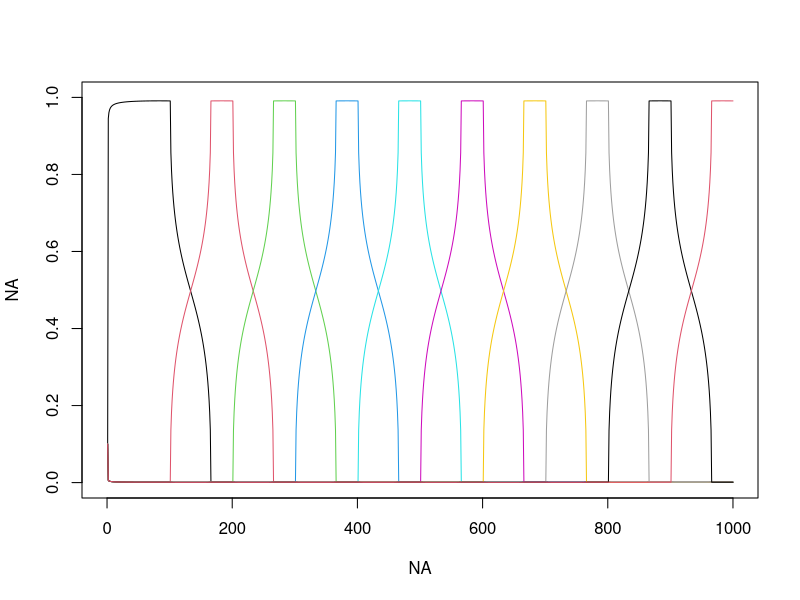
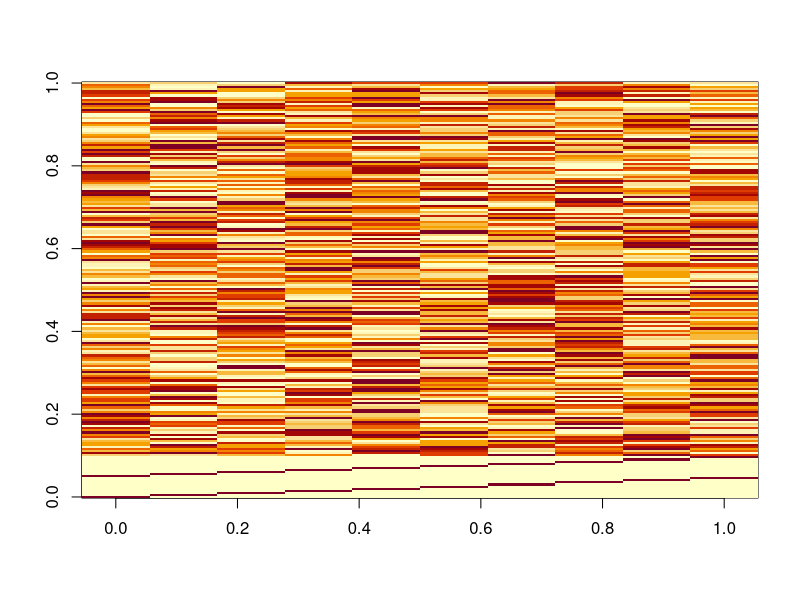
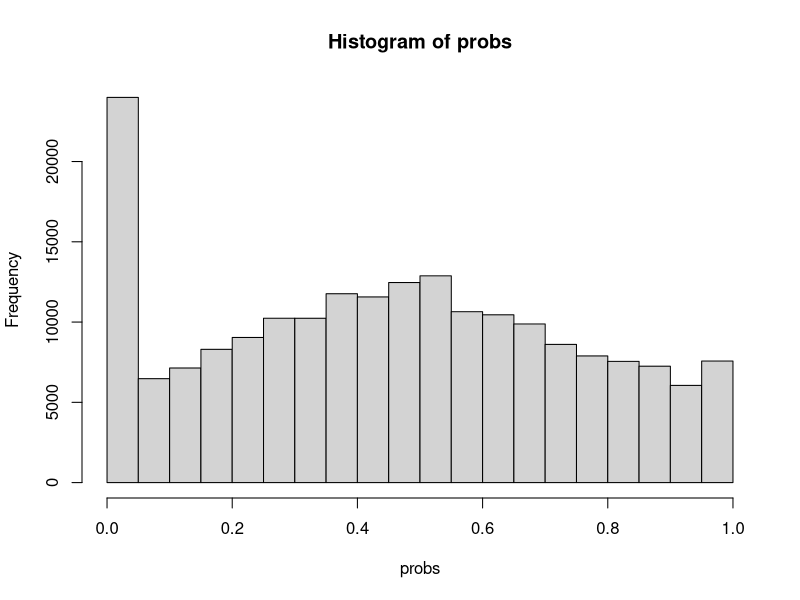
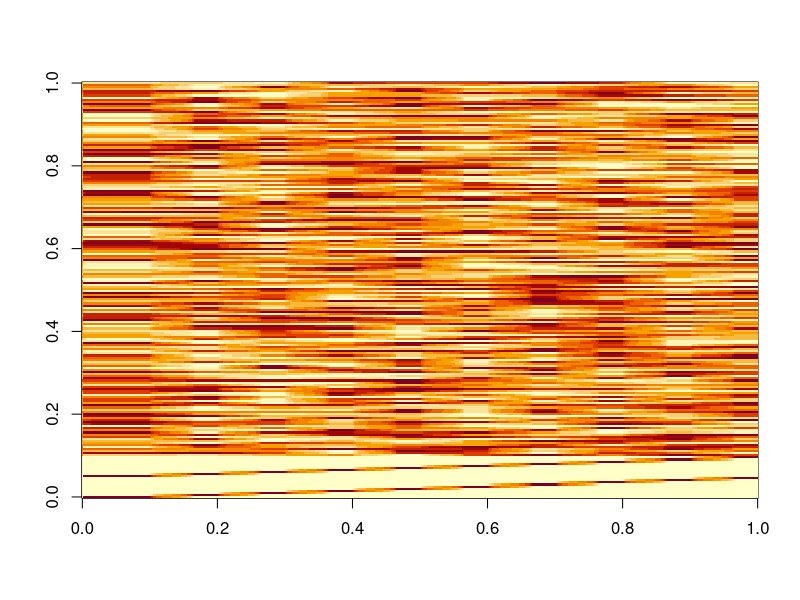

The R script that drew these images, in order: (Note: this script raises an error after producing the figures.)
rm(list=ls(all=TRUE))
set.seed(5)

nloc=1000
nobs=3
nspp=200
y=matrix(NA,nloc,nspp)

loc.id=rep(1:nloc,each=nobs)
ncommun=10

#generate thetas
base=floor(nloc/(ncommun-4))

x=seq(from=-1,to=1,length.out=base)
y=sqrt(1-(x^2))*0.1
min1=0.0001
y[y<min1]=min1
# plot(x,y)

init=floor(nloc/ncommun)
seq1=c(seq(from=1,to=nloc,by=init),nloc)

theta=matrix(min1,nloc,ncommun)
for (i in 1:ncommun){
  seq2=seq1[i]:(seq1[i]+base-1)
  seq3=seq2[seq2<=nloc]
  theta[seq3,i]=y[1:length(seq3)]
}
theta=theta/matrix(apply(theta,1,sum),nloc,ncommun)
theta.true=theta

plot(NA,NA,xlim=c(0,nloc),ylim=c(0,1))
for (i in 1:ncommun) lines(1:nloc,theta[,i],col=i)

#generate phi's
phi=matrix(rbeta(ncommun*nspp,0.8,0.8),ncommun,nspp)
phi[,1:(ncommun*2)]=cbind(diag(1,ncommun),diag(1,ncommun)) #at least 2 species that are unique to each community
phi.true=phi
apply(phi>0.8,1,sum)
table(apply(phi>0.8,2,sum))

image(phi)

#generate data
probs=theta%*%phi
cond=probs<0.00001; sum(cond)
probs[cond]=0.00001
cond=probs>0.99999; sum(cond)
probs[cond]=0.99999

par(mfrow=c(1,1))
hist(probs)
image(probs)
probs1=probs[loc.id,]

#number of observations per location
obs=matrix(rbinom(nrow(probs1)*ncol(probs1),size=1,prob=probs1),nrow(probs1),ncol(probs1))
colnames(obs)=paste('spp',1:nspp,sep='')
obs1=cbind(obs,loc.id)
colnames(obs1)[ncol(obs1)]='loc.id'

setwd('U:\\presence absence model\\github-presence_absence-SB')
write.csv(obs1,'fake data y.csv',row.names=F)
